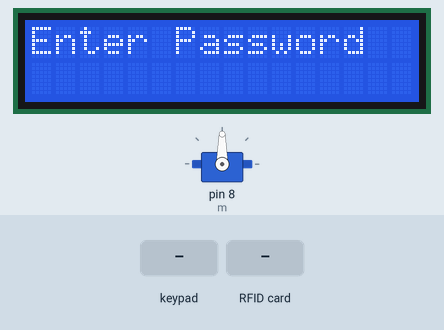
Recording of a sketch running on a simulated Arduino Uno, built with avr-gcc and run on an emulated ATmega328P. Parts: 16×2 character LCD, servo. The inputs (shaded band) are chosen by the test bench. What the sketch prints to the serial monitor is not drawn.

Above: at 1.3 s.
1.4 s: keypad keys 1 2 3 4 # pressed 0.4 s apart
At 5.2 s:
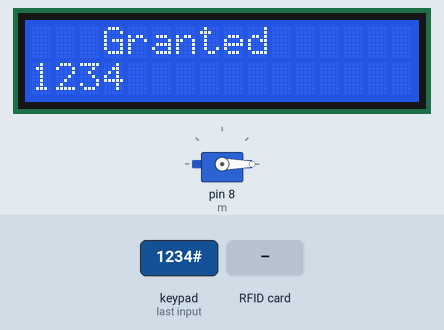
5.4 s: RFID card 5E 7A 19 C4 held to the reader
8.4 s: key 'A' pressed
At 11.0 s:
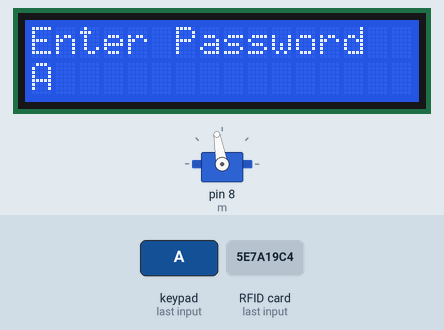
11.4 s: key 'B' pressed
At 11.7 s:
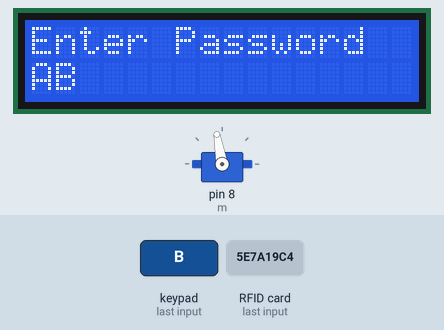
12.9 s: keypad keys 1 2 3 4 * pressed 0.4 s apart
At 15.4 s:
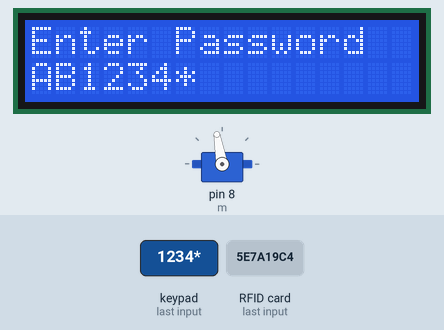
16.4 s: key 'C' pressed
At 17.4 s:
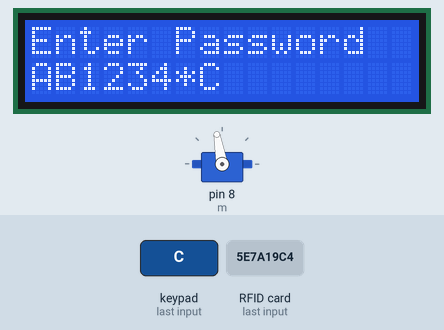
Timing chart, 0 to 18.9 s (numbered marks = the images above; inputs shaded):
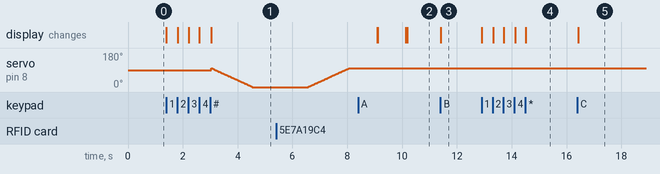

The sketch:

sketch_feb12b.ino
```cpp
#include <Keypad.h>
#include <Servo.h>
#include<LiquidCrystal_I2C.h>
#include <SPI.h>
#include <MFRC522.h>
#include <Wire.h>
#include "RTClib.h"

#define SS_PIN 10
#define RST_PIN 9
MFRC522 mfrc522(SS_PIN, RST_PIN);

LiquidCrystal_I2C lcd(0x3F , 2,1,0,4,5,6,7,3,POSITIVE);

const byte ROWS = 4;
const byte COLS = 4;
char hexaKeys[ROWS][COLS] = {
  {'1','2','3','A'},
  {'4','5','6','B'},
  {'7','8','9','C'},
  {'*','0','#','D'}
};
byte rowPins[ROWS] = {A0, A1, 7, 6}; //connect to the row pinouts of the keypad
byte colPins[COLS] = {5, 4, 3, 2};
Keypad myKeypad = Keypad( makeKeymap(hexaKeys), rowPins, colPins, ROWS, COLS);
Servo m;
String password ="1234"; //create a password
String s;

RTC_DS1307 rtc;

char daysOfTheWeek[7][12] = {"Sunday", "Monday", "Tuesday", "Wednesday", "Thursday", "Friday", "Saturday"};


void setup() {
 lcd.begin(16, 2);
 lcd.setCursor(0,0);
 lcd.print("Enter Password");
 Serial.begin(9600);
  m.attach(8);
  SPI.begin();      // Initiate  SPI bus
  mfrc522.PCD_Init();
  if (! rtc.begin()) {
    Serial.println("Couldn't find RTC");
    while (1);
  }
  if (! rtc.isrunning()) {
    Serial.println("RTC is NOT running!");

    // following line sets the RTC to the date & time this sketch was compiled
    //rtc.adjust(DateTime(F(__DATE__), F(__TIME__)));
    // This line sets the RTC with an explicit date & time, for example to set
    // January 21, 2014 at 3am you would call:
    rtc.adjust(DateTime(2019, 2, 12, 23, 31, 30));
  }
  Serial.println("Ready");
}

String c="";
String p="1234";


void loop() {
  rfid();
  char b = myKeypad.getKey();
  if(b){
    if(b != '#')
    {
        lcd.setCursor(0,1);
        s= s+ b;
        Serial.println(s);
        lcd.print(s);
    }
    else
    {
      Serial.println("En="+s);
      check();
      s="";
    }
  }
  //Time();
  //Serial.println();
}

void check()
{
  if(s.equals(password))
  {
    access(1);
  }
  else
  {
    access(2);
  }

}

void sweep()
{
      for(int i=100;i>=0;i--)
      {
        m.write(i);
        delay(15);
      }
      delay(2000);
      for(int i=0;i<=100;i++)
      {
         m.write(i);
          delay(15);
      }
}

void rfid()
{
  if ( ! mfrc522.PICC_IsNewCardPresent())
  {
    return;
  }
  if ( ! mfrc522.PICC_ReadCardSerial())
  {
    return;
  }
  //Serial.print("UID tag :");
  String content= "";
  byte letter;
  for (byte i = 0; i < mfrc522.uid.size; i++)
  {
    // Serial.print(mfrc522.uid.uidByte[i] < 0x10 ? " 0" : " ");
     //Serial.print(mfrc522.uid.uidByte[i], HEX);
     content.concat(String(mfrc522.uid.uidByte[i] < 0x10 ? " 0" : " "));
     content.concat(String(mfrc522.uid.uidByte[i], HEX));
  }
//  Serial.print("Message : ");
  content.toUpperCase();
  if (content.substring(1) == "0D 11 57 73")
  {
    Serial.print(content.substring(1)+" ");
    Time();
    //access(1);
    delay(2000);
    Serial.println();
  }
  else
  {
    access(2);
  }
}

void access(int a)
{
  lcd.setCursor(0,0);
  switch(a)
  {
    case 1:
      lcd.print("   Granted     ");
      Serial.println("Granted");
      sweep();
    break;

    case 2:
      lcd.print("   Denied      ");
      Serial.println("Denied");
  }
  delay(1000);
  lcd.clear();
  lcd.setCursor(0,0);
 lcd.print("Enter Password");
}

void Time()
{
  DateTime now = rtc.now();
  Serial.print(now.year(), DEC);
  Serial.print('/');
  Serial.print(now.month(), DEC);
  Serial.print('/');
  Serial.print(now.day(), DEC);
  Serial.print(" (");
  Serial.print(daysOfTheWeek[now.dayOfTheWeek()]);
  Serial.print(") ");
  int t=(now.hour(), DEC);
  if(t>12  && t<=24)
  {
   Serial.print(t-12);
  }
  else
  {
   Serial.print(t);
  }
  Serial.print(':');
  Serial.print(now.minute(), DEC);
  Serial.print(':');
  Serial.print(now.second(), DEC);
  if((now.hour(), DEC)>12)
  {
    Serial.print(" am");
  }
  else
  {
    Serial.print(" pm");
  }
}
```

Measured:
- after the input at 1.4 s, the display: first changes at once (image 1 shows a later state)
- after the input at 8.4 s, the display: first differs from a run without the input after 1.8 s (image 2)
- after the input at 11.4 s, the display: changes at once (image 3)
- after the input at 12.9 s, the display: first changes at once (image 4 shows a later state)
- after the input at 16.4 s, the display: changes at once (image 5)
